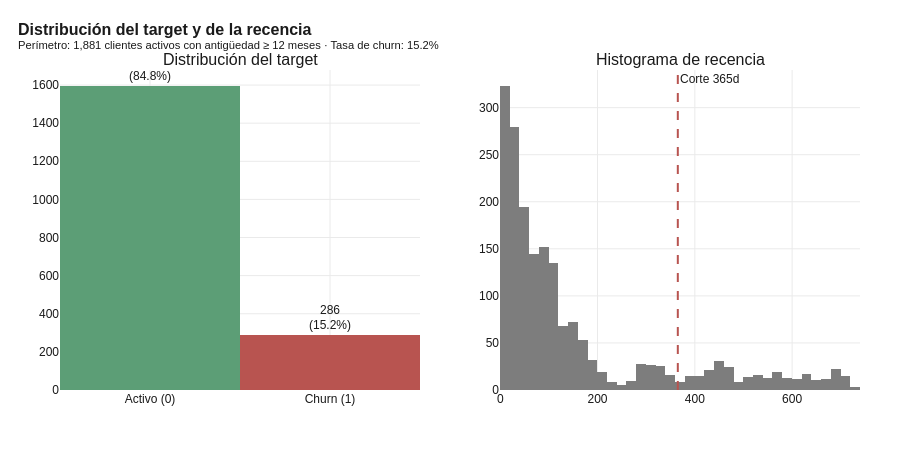

Notebook code for this chart:
### Markdown cell above
### Distribución del target y comparación con benchmarks

Con el setup *fresh churn*, la tasa de churn observada en el perímetro asciende al **15,20 % (286 churners frente a 1.595 activos)**, ratio de desbalance 1:5,6. Al restringir a clientes activos al corte, la tasa cae respecto al perímetro base (33,8 %) porque se eliminan los ya-inactivos: el problema se vuelve **más realista y más difícil** (la señal trivial desaparece), en línea con las tasas anuales de *fresh churn* en retail B2B (CustomerGauge 2025).

El desbalance moderado-alto se gestiona con `class_weight='balanced'` (y `scale_pos_weight` en XGBoost), preferible a SMOTE por su efecto neutro sobre la calibración (Kuhn & Johnson 2019). La métrica de selección será el **PR-AUC**, especialmente informativa con esta proporción de positivos.

### Code cell
# Visualización del balance + análisis por recencia
fig = make_subplots(rows=1, cols=2, subplot_titles=("Distribución del target", "Histograma de recencia"))

fig.add_trace(go.Bar(
    x=["Activo (0)", "Churn (1)"],
    y=[n_activo, n_churn],
    marker_color=[COLOR_POSITIVO, COLOR_NEGATIVO],
    text=[f"{n_activo:,}<br>({100-pct_churn:.1f}%)", f"{n_churn:,}<br>({pct_churn:.1f}%)"],
    textposition="outside",
), row=1, col=1)

# Histograma de recencia con corte de churn marcado
fig.add_trace(go.Histogram(
    x=df_modelo["recencia_dias"], nbinsx=60,
    marker_color=COLOR_NEUTRO,
    name="Frecuencia",
), row=1, col=2)
fig.add_vline(x=VENTANA_CHURN_DIAS, line_dash="dash", line_color=COLOR_NEGATIVO,
              annotation_text=f"Corte 365d", annotation_position="top right", row=1, col=2)

fig.update_layout(
    title=dict(text="<b>Distribución del target y de la recencia</b><br>"
                     f"<sup>Perímetro: {len(df_modelo):,} clientes activos con antigüedad ≥ 12 meses · "
                     f"Tasa de churn: {pct_churn:.1f}%</sup>"),
    height=450, showlegend=False,
)
guardar_y_mostrar(fig, "01_distribucion_target", h=450)

### Figure 1 — Plotly figure (JSON) as saved in the notebook; plotly's stock layout.template omitted (floating-point values rounded to 4 significant figures; data arrays with more than 128 entries replaced by an {"elided": "..."} marker saying what was removed)
{"data": [{"marker": {"color": ["#5C9E76", "#B85450"]}, "text": ["1,595<br>(84.8%)", "286<br>(15.2%)"], "textposition": "outside", "type": "bar", "x": ["Activo (0)", "Churn (1)"], "xaxis": "x", "y": [1595, 286], "yaxis": "y"}, {"marker": {"color": "#7D7D7D"}, "name": "Frecuencia", "nbinsx": 60, "type": "histogram", "x": {"elided": "1881 int values"}, "xaxis": "x2", "yaxis": "y2"}], "layout": {"annotations": [{"font": {"size": 16}, "showarrow": false, "text": "Distribución del target", "x": 0.225, "xanchor": "center", "xref": "paper", "y": 1.0, "yanchor": "bottom", "yref": "paper"}, {"font": {"size": 16}, "showarrow": false, "text": "Histograma de recencia", "x": 0.775, "xanchor": "center", "xref": "paper", "y": 1.0, "yanchor": "bottom", "yref": "paper"}, {"showarrow": false, "text": "Corte 365d", "x": 365, "xanchor": "left", "xref": "x2", "y": 1, "yanchor": "top", "yref": "y2 domain"}], "height": 450, "shapes": [{"line": {"color": "#B85450", "dash": "dash"}, "type": "line", "x0": 365, "x1": 365, "xref": "x2", "y0": 0, "y1": 1, "yref": "y2 domain"}], "showlegend": false, "title": {"text": "<b>Distribución del target y de la recencia</b><br><sup>Perímetro: 1,881 clientes activos con antigüedad ≥ 12 meses · Tasa de churn: 15.2%</sup>"}, "xaxis": {"anchor": "y", "domain": [0.0, 0.45]}, "xaxis2": {"anchor": "y2", "domain": [0.55, 1.0]}, "yaxis": {"anchor": "x", "domain": [0.0, 1.0]}, "yaxis2": {"anchor": "x2", "domain": [0.0, 1.0]}}}
